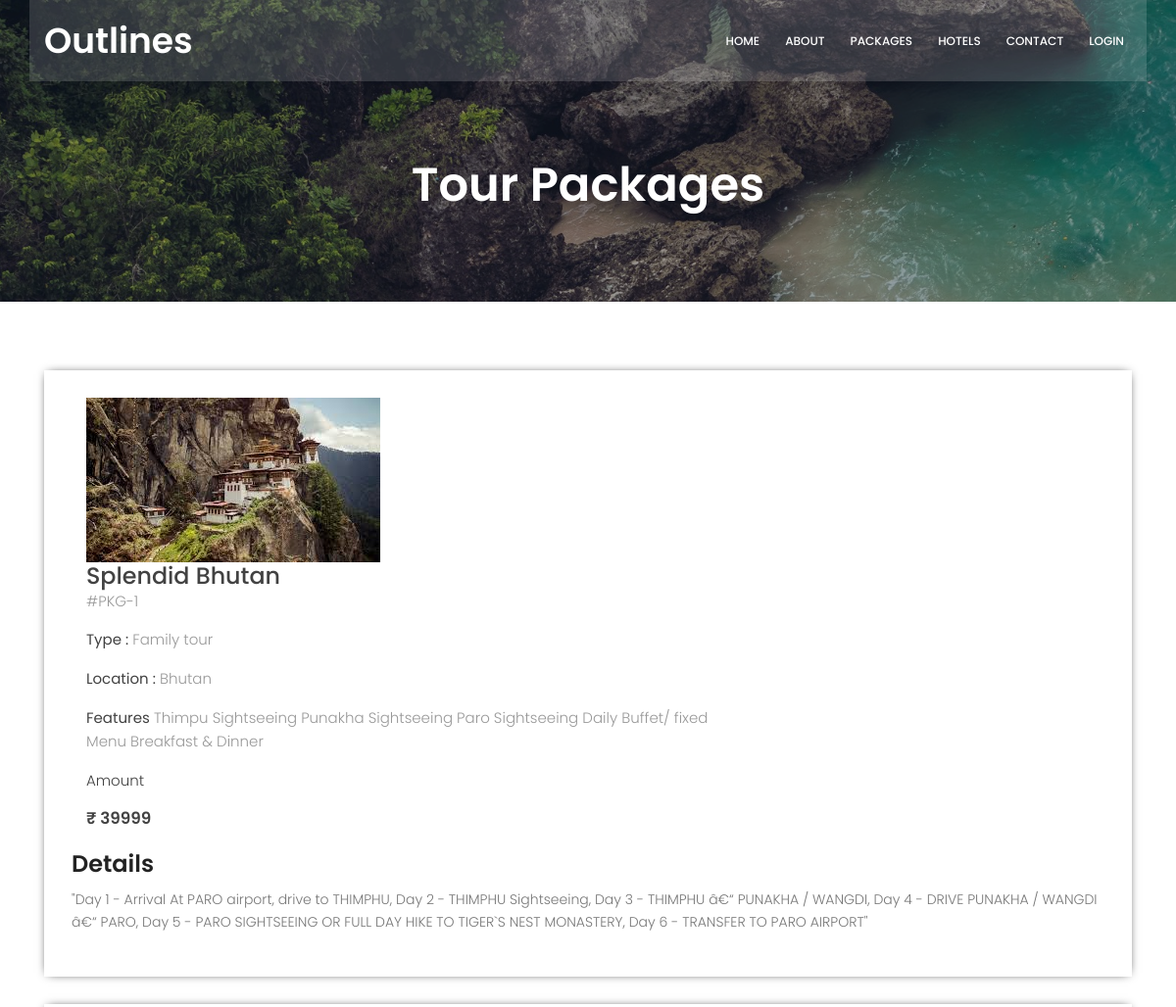
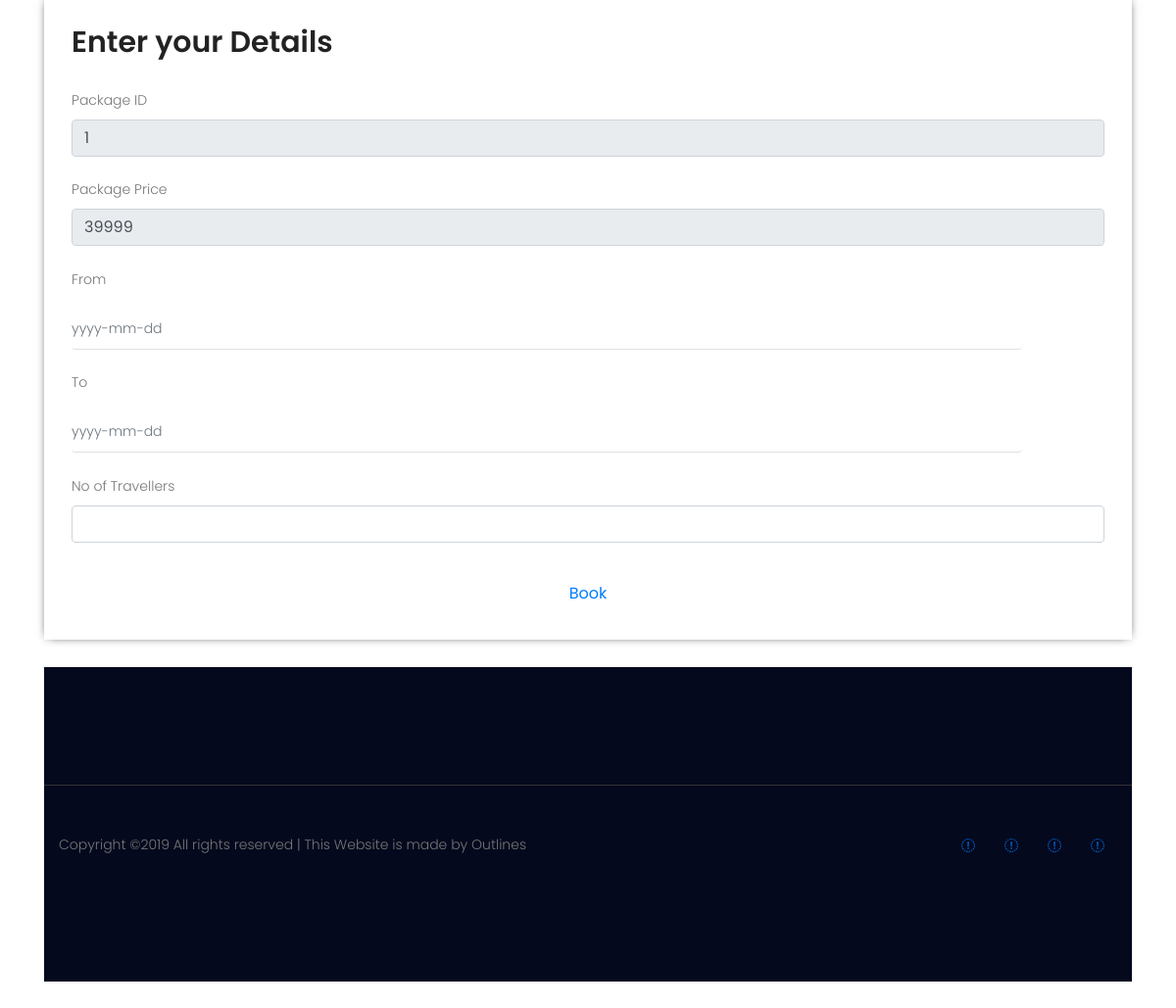
/package-details.php?pkgid=1, run on the app's committed database (2 pictures, top to bottom).
### tables this page shows
CREATE TABLE `tourpackages` (
  `package_id` int(11) NOT NULL,
  `name` varchar(500) NOT NULL,
  `type` varchar(500) NOT NULL,
  `location` varchar(500) NOT NULL,
  `price` int(11) NOT NULL,
  `features` varchar(5000) NOT NULL,
  `details` varchar(5000) NOT NULL,
  `image` varchar(500) NOT NULL
);

### package-details.php (the view, shortened to what this page needs)
<!DOCTYPE HTML>
<html>
<head>
        <link rel="stylesheet" href="css/jquery-ui.css" />
			<link rel="stylesheet" href="css/linearicons.css">
			<link rel="stylesheet" href="css/font-awesome.min.css">
			<link rel="stylesheet" href="css/bootstrap.css">
			<link rel="stylesheet" href="css/magnific-popup.css">
			<link rel="stylesheet" href="css/jquery-ui.css">
			<link rel="stylesheet" href="css/nice-select.css">
			<link rel="stylesheet" href="css/animate.min.css">
			<link rel="stylesheet" href="css/owl.carousel.css">
			<link rel="stylesheet" href="css/main.css">
			<link rel="stylesheet" href="css/packages.css">
        <link rel="stylesheet" type="text/css" href="css/bootstrap.css">
  </head>
 <body id="home" class="scrollspy">
<?php
include('header.php');
?>
			<section class="about-banner relative">
				<div class="overlay overlay-bg"></div>
				<div class="container">
					<div class="row d-flex align-items-center justify-content-center">
						<div class="about-content col-lg-12">
							<h1 class="text-white">
								Tour Packages
							</h1>
						</div>
					</div>
				</div>
			</section>
<div class="selectroom">
	<div class="container">
<?php
$pid=intval($_GET['pkgid']);
$sql = "SELECT * from tourpackages where package_id=$pid";
$result = $conn->query($sql);
while($row=$result->fetch_assoc())
{	?>
		<div class="selectroom_top">
			<div class="col-md-4 selectroom_left" data-wow-delay=".5s">
				<img src="img/<?php echo htmlentities($row['image']);?>" class="img-responsive" alt="">
			</div>
			<div class="col-md-8 selectroom_right" data-wow-delay=".5s">
				<h2><?php echo htmlentities($row['name']);?></h2>
				<p class="dow">#PKG-<?php echo htmlentities($row['package_id']); $package_id=$row['package_id'];?></p>
				<p><b>Type :</b> <?php echo htmlentities($row['type']);?></p>
				<p><b>Location :</b> <?php echo htmlentities($row['location']);?></p>
					<p><b>Features</b> <?php echo htmlentities($row['features']);?></p>
				<div>
					<p style="color: #424242;">Amount</p>
					<h4>&#x20b9; <?php echo htmlentities($row['price']); $price=$row['price']; ?></h4>
				</div>
				<br>
			</div>
		<h3>Details</h3>
				<p style="padding-top: 1%"><?php echo htmlentities($row['details']);?> </p>
		</div>
<?php } ?>
		<div class="selectroom_top" id="tour_details_form">
			<h2>Enter your Details</h2>
			<div class="selectroom-info" style="visibility: visible; margin-top: 30px">
			<form name="book" class="form-wrap" method="post" action="payment-details.php">
			<div class="bnr-right">
				<label class="inputLabel">Package ID</label>
				<input id="package_id" class="form-control" type="number" name="package_id" value="<?php echo $package_id; ?>" required="" readonly="">
			</div><br>
			<div class="bnr-right">
				<label class="inputLabel">Package Price</label>
				<input id="price" class="form-control" type="number" name="price" value="<?php echo $price; ?>" required="" readonly="">
			</div><br>
					<div class="ban-bottom">
				<div class="bnr-right">
				<label class="inputLabel">From</label>
				<input class="date form-control date-picker" id="datepicker" type="text" placeholder="yyyy-mm-dd"  name="fromDate" required="">
			</div><br>
			<div class="bnr-right">
				<label class="inputLabel">To</label>
				<input class="date form-control date-picker" id="datepicker1" type="text" placeholder="yyyy-mm-dd" name="toDate" required="">
			</div><br>
			<div class="bnr-right">
				<label class="inputLabel">No of Travellers</label>
				<input id="noOfPassengers" class="form-control"s type="number" name="noOfPassengers" required="">
			</div><br>
					<?php if(isset($_SESSION['login']))
					{?>
							<div class="spe" align="center">
								<a href="payment-details.php">
								<button type="submit" name="submit2" class="btn grey darken-3">Book</button></a>
						</div>
						<?php } else { ?>
							<div class="sigi" align="center" style="margin-top: 1%">
							<a href="login.php" class="btn grey darken-3" > Book</a></div>
							<?php } ?>
		</form>
			</div>
		</div>
</div>
<footer class="footer-area section-gap">
				<div class="container">
					<div class="row footer-bottom d-flex justify-content-between align-items-center">
						<p class="col-lg-8 col-sm-12 footer-text m-0">
Copyright &copy;<script>document.write(new Date().getFullYear());</script> All rights reserved | This Website is made by Outlines</p>
						<div class="col-lg-4 col-sm-12 footer-social">
							<a href="#"><i class="fa fa-facebook"></i></a>
							<a href="#"><i class="fa fa-twitter"></i></a>
							<a href="#"><i class="fa fa-dribbble"></i></a>
							<a href="#"><i class="fa fa-behance"></i></a>
						</div>
					</div>
				</div>
			</footer>
</body>
</html>

### css/main.css (style rules this page uses)
body { color: #777777; font-family: "Poppins", sans-serif; font-size: 14px; font-weight: 300; line-height: 1.625em; position: relative; }
a { -webkit-transition: all 0.3s ease 0s; -moz-transition: all 0.3s ease 0s; -o-transition: all 0.3s ease 0s; transition: all 0.3s ease 0s; }
a, a:focus, a:hover { text-decoration: none; outline: 0; }
h1, h2, h3, h4, h5, h6 { font-family: "Poppins", sans-serif; color: #222222; line-height: 1.2em !important; margin-bottom: 0; margin-top: 0; font-weight: 600; }
h1, .h1 { font-size: 36px; }
h2, .h2 { font-size: 30px; }
h3, .h3 { font-size: 24px; }
h4, .h4 { font-size: 18px; }
.text-white { color: #fff; }
.relative { position: relative; }
.overlay { position: absolute; left: 0; right: 0; top: 0; bottom: 0; }
b, sup, sub, u, del { color: #f8b600; }
h1 { font-size: 36px; }
h2 { font-size: 30px; }
h3 { font-size: 24px; }
h4 { font-size: 18px; }
h1, h2, h3, h4, h5, h6 { line-height: 1.5em; }
.section-gap { padding: 120px 0; }
.about-banner { background: url(../img/top-banner.jpg) center; background-size: cover; }
.about-banner .overlay-bg { background: rgba(4, 9, 30, 0.4); }
.about-content { margin-top: 70px; padding: 90px 0px; text-align: center; }
.about-content h1 { font-size: 48px; font-weight: 600; }
.footer-area { background: #04091e; padding-top: 100px; }
.footer-social { text-align: right; }
.footer-social a { width: 20px; width: 40px; display: inline-table; height: 40px; text-align: center; padding-top: 10px; -webkit-transition: all 0.3s ease 0s; -moz-transition: all 0.3s ease 0s; -o-transition: all 0.3s ease 0s; transition: all 0.3s ease 0s; }
.footer-bottom { padding-top: 40px; margin-top: 20px; border-top: 1px solid #333; }

### css/packages.css (style rules this page uses)
.selectroom { padding: 5em 0 3em; }
.selectroom_top { padding: 2em; box-shadow: 0px 0px 10px -4px #000; margin-bottom: 2em; }
.selectroom_right h2 { font-size: 1.7em; color: #424242; font-weight: 500; margin: 0; }
.selectroom_right b { color: #424242; }
p.dow { font-size: 15px; color: #999; font-weight: 300; line-height: 1.8em; margin-bottom:1em; }
.selectroom_right p { font-size: 15px; line-height: 1.6em; font-weight: 300; color: #999; }
.selectroom_right h4 { font-size: 1.2em; color: #424242; line-height: 1.8em; font-weight:600; }
.selectroom input[type="text"] { width: 92%; color: #9E9E9E; outline: none; font-size: 14px; padding: 10px 0px; border: none; border-bottom:1px solid rgba(0,0,0,.12); -webkit-appearance: none; margin-top: 10px; }

### data on the page
tourpackages: image (picture), name "Splendid Bhutan", package_id "1", type "Family tour", location "Bhutan", features "Thimpu Sightseeing Punakha Sightseeing Paro Sightseeing Daily Buffet/ fixed Menu Breakfast & Dinner", price "39999", details "\"Day 1 - Arrival At PARO airport, drive to THIMPHU, Day 2 - THIMPHU Sightseeing, Day 3 - THIMPHU â€“ PUNAKHA / WANGDI, Day 4 - DRIVE PUNAKHA / WANGDI â€“ PARO, Day 5 - PARO SIGHTSEEING OR FULL DAY HIKE TO TIGER`S NEST MONASTERY, Day 6 - TRANSFER TO PARO AIRPORT\""
